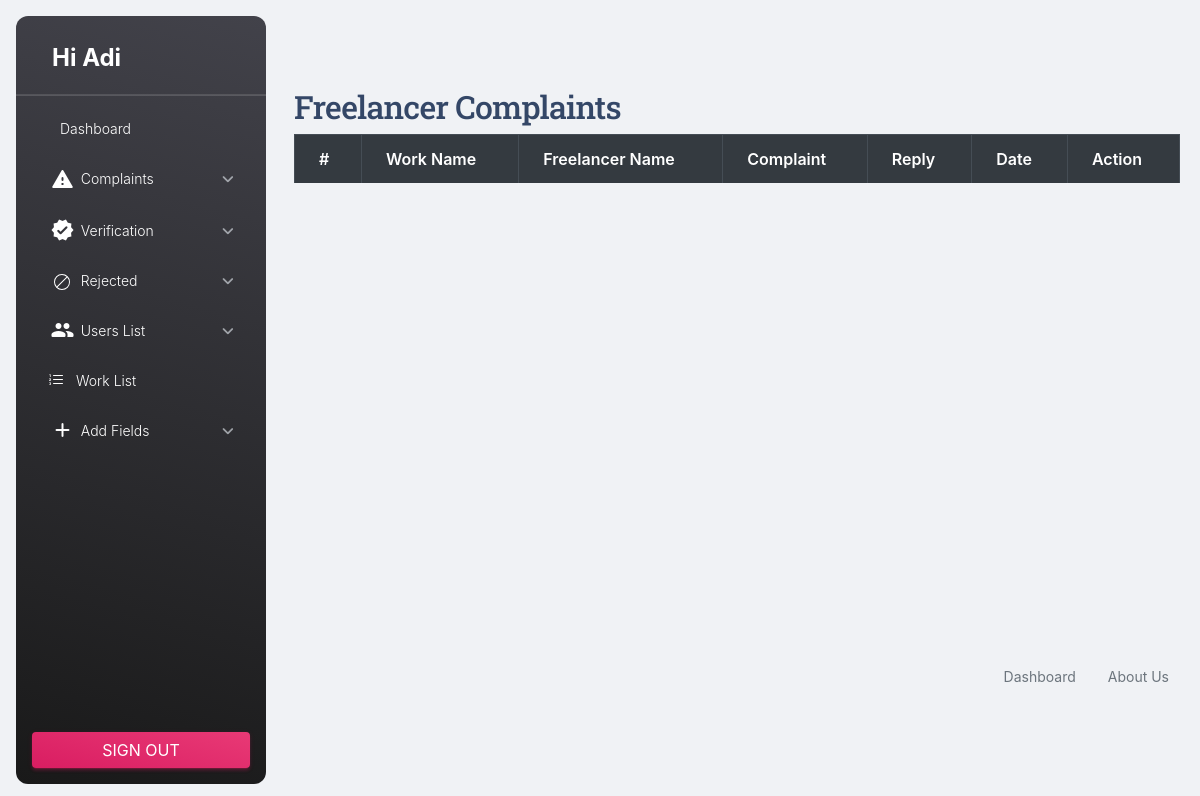
/Admin/ViewFreelancomp.php (signed in), run on an earlier commit of the app's database.
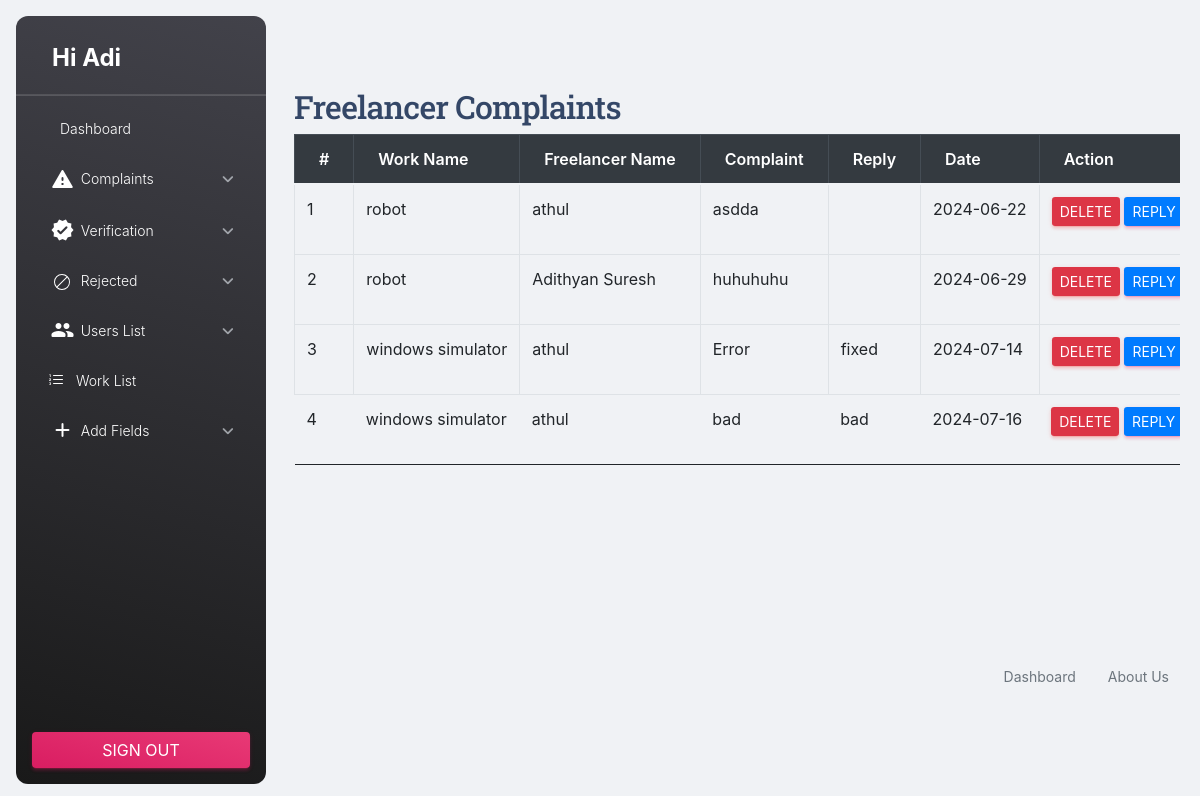
And on a later commit of the database.
### tables this page shows
CREATE TABLE `tbl_complaint` (
  `complaint_id` int(11) NOT NULL,
  `complaint_details` varchar(1000) NOT NULL,
  `complaint_date` varchar(20) NOT NULL,
  `complaint_reply` varchar(1000) NOT NULL,
  `freelan_id` int(11) NOT NULL,
  `client_id` int(11) NOT NULL,
  `request_id` int(11) NOT NULL,
  `complaint_status` int(11) NOT NULL,
  `complaint_rdate` varchar(50) NOT NULL
);

CREATE TABLE `tbl_work` (
  `work_id` int(11) NOT NULL,
  `work_name` varchar(100) NOT NULL,
  `work_price` varchar(50) NOT NULL,
  `work_details` varchar(1000) NOT NULL,
  `work_doc` varchar(50) NOT NULL,
  `client_id` int(11) NOT NULL,
  `subcat_id` int(11) NOT NULL,
  `work_final` varchar(100) NOT NULL
);

CREATE TABLE `tbl_freelan` (
  `freelan_id` int(11) NOT NULL,
  `freelan_name` varchar(50) NOT NULL,
  `freelan_email` varchar(50) NOT NULL,
  `place_id` int(11) NOT NULL,
  `freelan_address` varchar(200) NOT NULL,
  `freelan_photo` varchar(50) NOT NULL,
  `freelan_proof` varchar(50) NOT NULL,
  `freelan_password` varchar(50) NOT NULL,
  `freelan_dob` varchar(20) NOT NULL,
  `freelan_contact` varchar(20) NOT NULL,
  `freelan_status` int(11) NOT NULL,
  `freelan_gender` varchar(50) NOT NULL
);

### Admin/ViewFreelancomp.php (the view, shortened to what this page needs)
<?php
include('Header.php');
		?>
<!DOCTYPE html PUBLIC "-//W3C//DTD XHTML 1.0 Transitional//EN" "http://www.w3.org/TR/xhtml1/DTD/xhtml1-transitional.dtd">
<html xmlns="http://www.w3.org/1999/xhtml">
<head>
<link href="../Asset/Templates/Admin/assets/css/bootstrap.min.css" rel="stylesheet">
</head>
<body>
    <div class="container">
        <h2>Freelancer Complaints</h2>
        <div class="table-responsive">
            <table class="table table-bordered">
                <thead class="thead-dark">
                    <tr>
                        <th>#</th>
                        <th>Work name</th>
                        <th>Freelancer name</th>
                        <th>Complaint</th>
                        <th>Reply</th>
                        <th>Date</th>
                        <th>Action</th>
                    </tr>
                </thead>
                <tbody>
                    <?php
                    $selqry = "SELECT * FROM tbl_complaint u
                               INNER JOIN tbl_request j ON u.request_id=j.request_id
                               INNER JOIN tbl_work p ON j.work_id=p.work_id
                               INNER JOIN tbl_freelan c ON u.freelan_id=c.freelan_id";
                    $complaint = $con->query($selqry);
                    $i = 0;
                    while ($data = $complaint->fetch_assoc()) {
                        $i++;
                    ?>
                    <tr>
                        <td><?php echo $i ?></td>
                        <td><?php echo $data['work_name'] ?></td>
                        <td><?php echo $data['freelan_name'] ?></td>
                        <td><?php echo $data['complaint_details'] ?></td>
                        <td><?php echo $data['complaint_reply'] ?></td>
                        <td><?php echo $data['complaint_date'] ?></td>
                        <td>
                            <a href="ViewFreelancomp.php?did=<?php echo $data['complaint_id']?>" class="btn btn-danger btn-sm">Delete</a>
                            <a href="Reply.php?rep=<?php echo $data['complaint_id']?>" class="btn btn-primary btn-sm">Reply</a>
                        </td>
                    </tr>
                    <?php } ?>
                </tbody>
            </table>
        </div>
    </div>
</body>
<?php
include('Footer.php');
?>
</html>

What changed in the data, as far as the page shows it:
added tbl_complaint: tbl_work.work_name "robot", freelan.freelan_name "athul", complaint_details "asdda", complaint_date "2024-06-22"
added tbl_complaint: tbl_work.work_name "robot", freelan.freelan_name "Adithyan Suresh", complaint_details "huhuhuhu", complaint_date "2024-06-29"
added tbl_complaint: tbl_work.work_name "windows simulator", freelan.freelan_name "athul", complaint_details "Error", complaint_reply "fixed", complaint_date "2024-07-14"
added tbl_complaint: tbl_work.work_name "windows simulator", freelan.freelan_name "athul", complaint_details "bad", complaint_reply "bad", complaint_date "2024-07-16"
